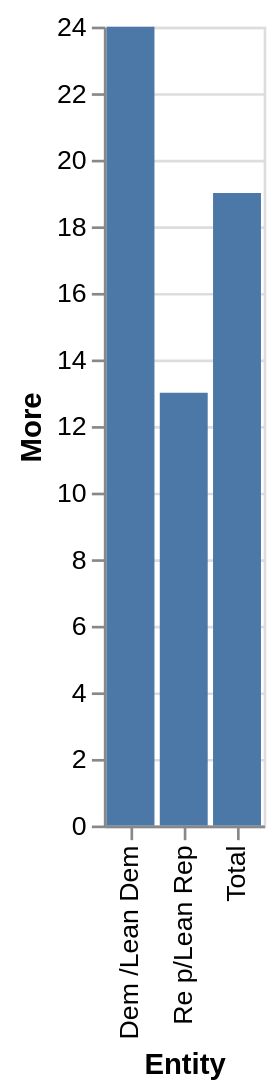

Describe this chart as a Vega-Lite specification.
### Vega-Lite specification from a JSON file in a GitHub repository (floating-point values rounded to 4 significant figures)
{"$schema": "https://vega.github.io/schema/vega-lite/v5.json", "description": "Bar chart auto-generated from CSV", "data": {"values": [{"Entity": "Dem /Lean Dem", "More": "24", "About the same": "57", "Less": "18"}, {"Entity": "Re p/Lean Rep", "More": "13", "About the same": "61", "Less": "24"}, {"Entity": "Total", "More": "19", "About the same": "59", "Less": "21"}]}, "mark": "bar", "encoding": {"x": {"field": "Entity", "type": "ordinal"}, "y": {"field": "More", "type": "quantitative"}}}
